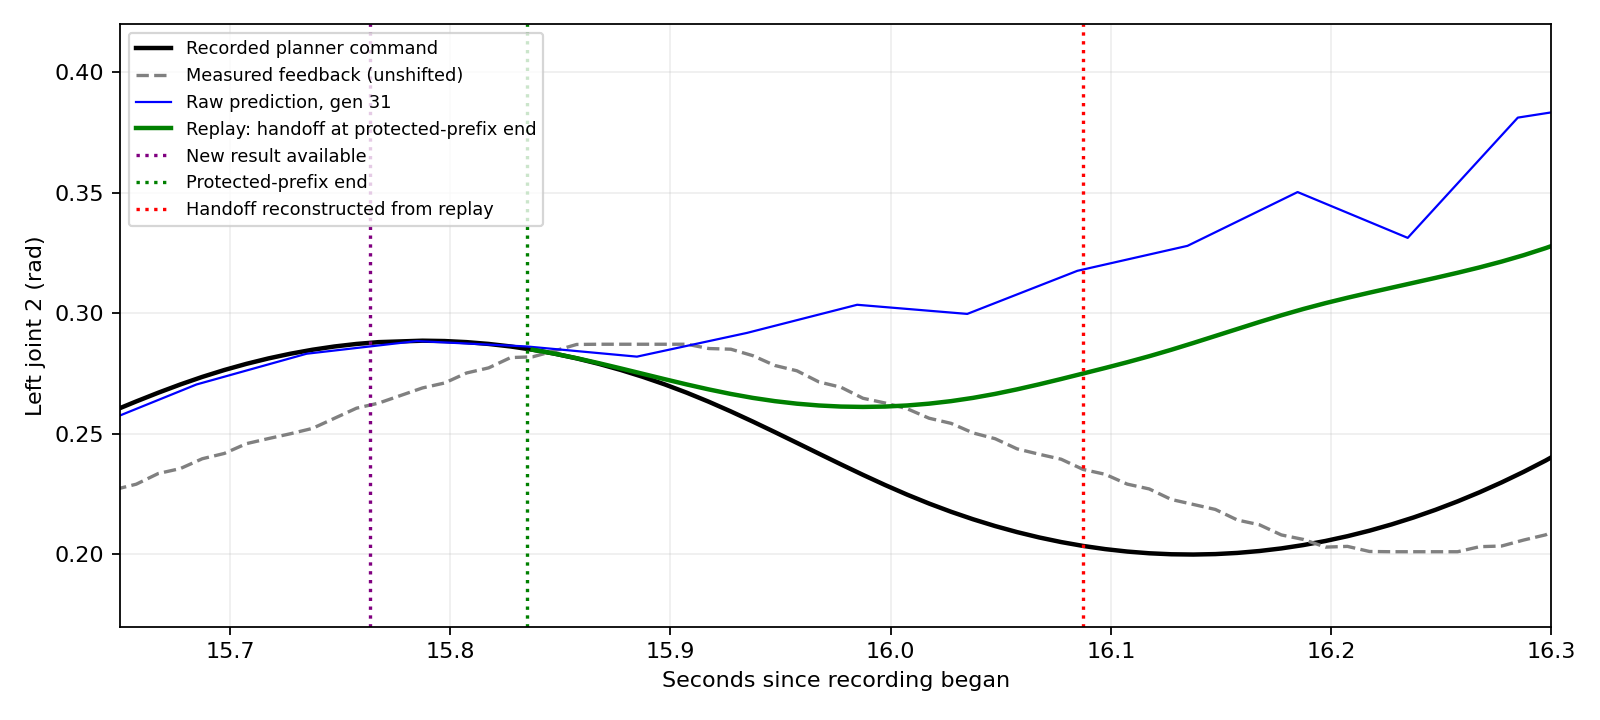

This figure's Python source:
"""Hold a recorded prediction fixed; compare timely handoff with recorded path.
This is a planner replay, not a closed-loop grasp-success simulation.
"""
import json
from pathlib import Path
import numpy as np
import matplotlib
matplotlib.use('Agg')
import matplotlib.pyplot as plt
from bimanual_vla.deployment.chunk_planner import compile_chunk
from bimanual_vla.deployment.servo import ServoConfig
from review import read,J
p=next(Path('deployment_runs').glob('*T110058*'));sv=read(p/'servo_commands.jsonl');tr=read(p/'trajectory.jsonl');ms=read(p/'model_commands.jsonl');cfg=json.loads((p/'metadata.json').read_text())['runtime_configuration'];t0=tr[0]['monotonic_timestamp'];sc=ServoConfig(**{k:v for k,v in cfg['servo'].items() if k!='backend'});lims=np.array(cfg['effective_joint_limits_rad']['left']+cfg['effective_joint_limits_rad']['right']);lo=np.zeros(14);hi=np.full(14,.07);lo[J]=lims[:,0];hi[J]=lims[:,1]
m=next(m for m in ms if m['generation']==31);capture=m['captured_monotonic'];arrival=m['arrived_monotonic'];end=capture+m['rtc_request']['inference_delay_steps']/20
s=next(s for s in sv if s.get('planned_monotonic') is not None and s['planned_monotonic']>=end)
skip=next(r['command_queue_index'] for r in tr if r['command_generation']==31 and r['command_sent']);raw=np.load(p/m['action_file'])['raw_actions'].astype(float);a=raw[skip:].copy();a[:,6::7]*=.07;a=np.clip(a,lo,hi);ts=capture+(np.arange(skip,50)+1)/20;start=s['planned_monotonic']
plan=compile_chunk(s['command_qpos'],s['velocity'],s['acceleration'],lo,hi,sc,a,ts,np.arange(skip,50),start=start,generation=31)
actual=[x for x in sv if x.get('planned_monotonic') is not None and start<=x['planned_monotonic']<=start+.45];actual_min=min(x['position'][1] for x in actual);mask=(plan.times<=start+.45);counter_min=min(plan.positions[mask,1]);summary=dict(run=p.name,generation=31,capture=capture-t0,arrival=arrival-t0,protected_prefix_end=end-t0,early_handoff=start-t0,initial_q=s['position'][1],initial_v=s['velocity'][1],initial_a=s['acceleration'][1],actual_min_next_450ms=actual_min,timely_handoff_min_next_450ms=counter_min,actual_retreat=s['position'][1]-actual_min,timely_retreat=s['position'][1]-counter_min,config=cfg['servo']);print(json.dumps(summary,indent=2));Path(__file__).with_name('handoff_counterfactual.json').write_text(json.dumps(summary,indent=2))
fig,ax=plt.subplots(figsize=(10,4.5));t=np.array([s['planned_monotonic'] for s in sv if s.get('planned_monotonic') is not None]);q=np.array([s['position'][1] for s in sv if s.get('planned_monotonic') is not None]);fq=np.array([s['feedback_qpos'][1] for s in sv if s.get('planned_monotonic') is not None]);ax.plot(t-t0,q,color='black',lw=2,label='Recorded planner command');ax.plot(t-t0,fq,'--',color='gray',label='Measured feedback (unshifted)');ax.plot(capture-t0+(np.arange(50)+1)/20,raw[:,1],color='blue',lw=1,label='Raw prediction, gen 31');ax.plot(plan.times-t0,plan.positions[:,1],color='green',lw=2,label='Replay: handoff at protected-prefix end');ax.axvline(arrival-t0,color='purple',ls=':',label='New result available');ax.axvline(end-t0,color='green',ls=':',label='Protected-prefix end');ax.axvline(16.087445673,color='red',ls=':',label='Handoff reconstructed from replay');ax.set_xlim(15.65,16.3);ax.set_ylim(.17,.42);ax.set_xlabel('Seconds since recording began');ax.set_ylabel('Left joint 2 (rad)');ax.legend(fontsize=8,loc='upper left');ax.grid(alpha=.2);fig.tight_layout();fig.savefig(Path(__file__).with_name('handoff_counterfactual.png'),dpi=160)
